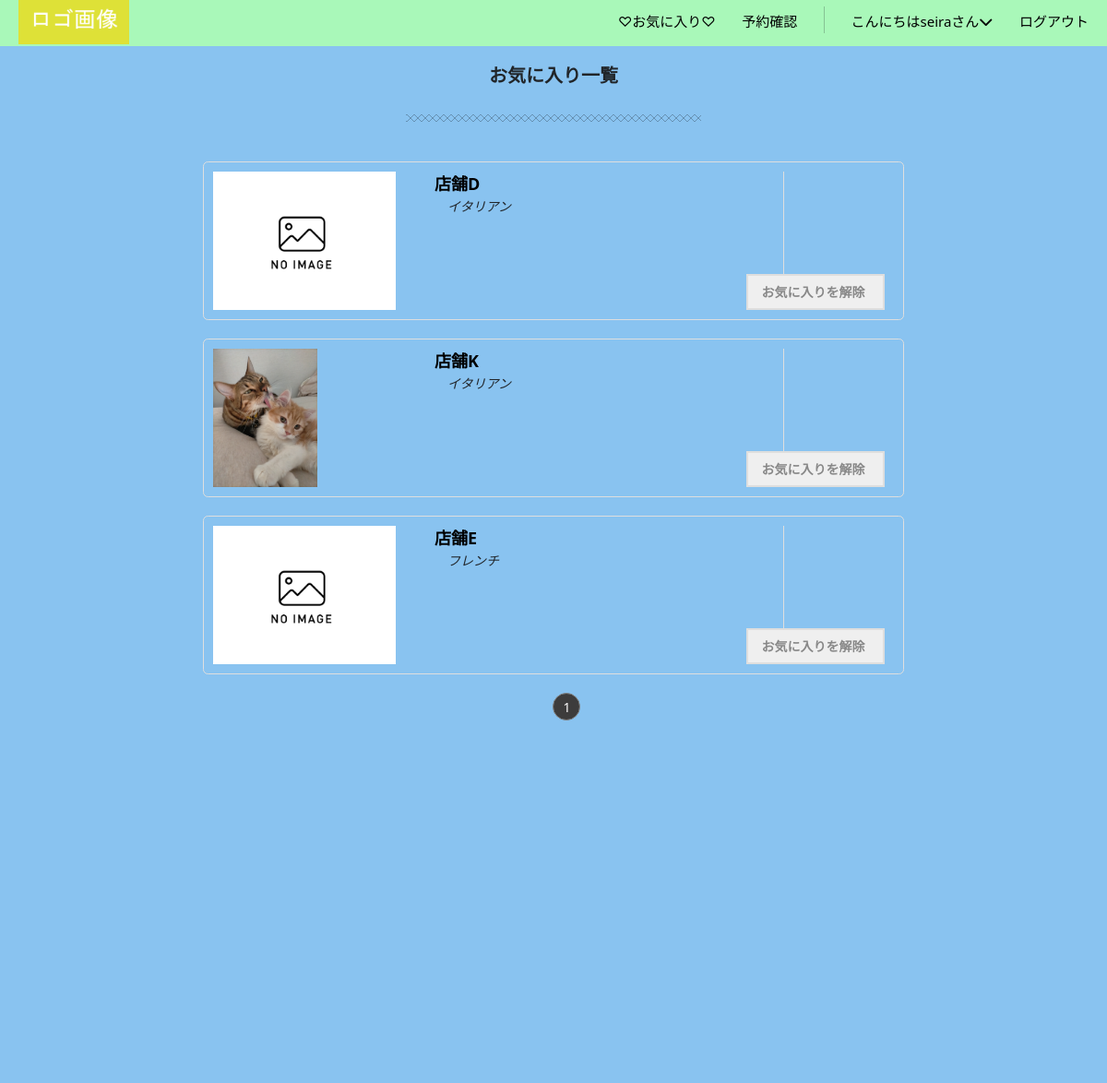
Before: /like-list/ (signed in, upper part) with the older database file.
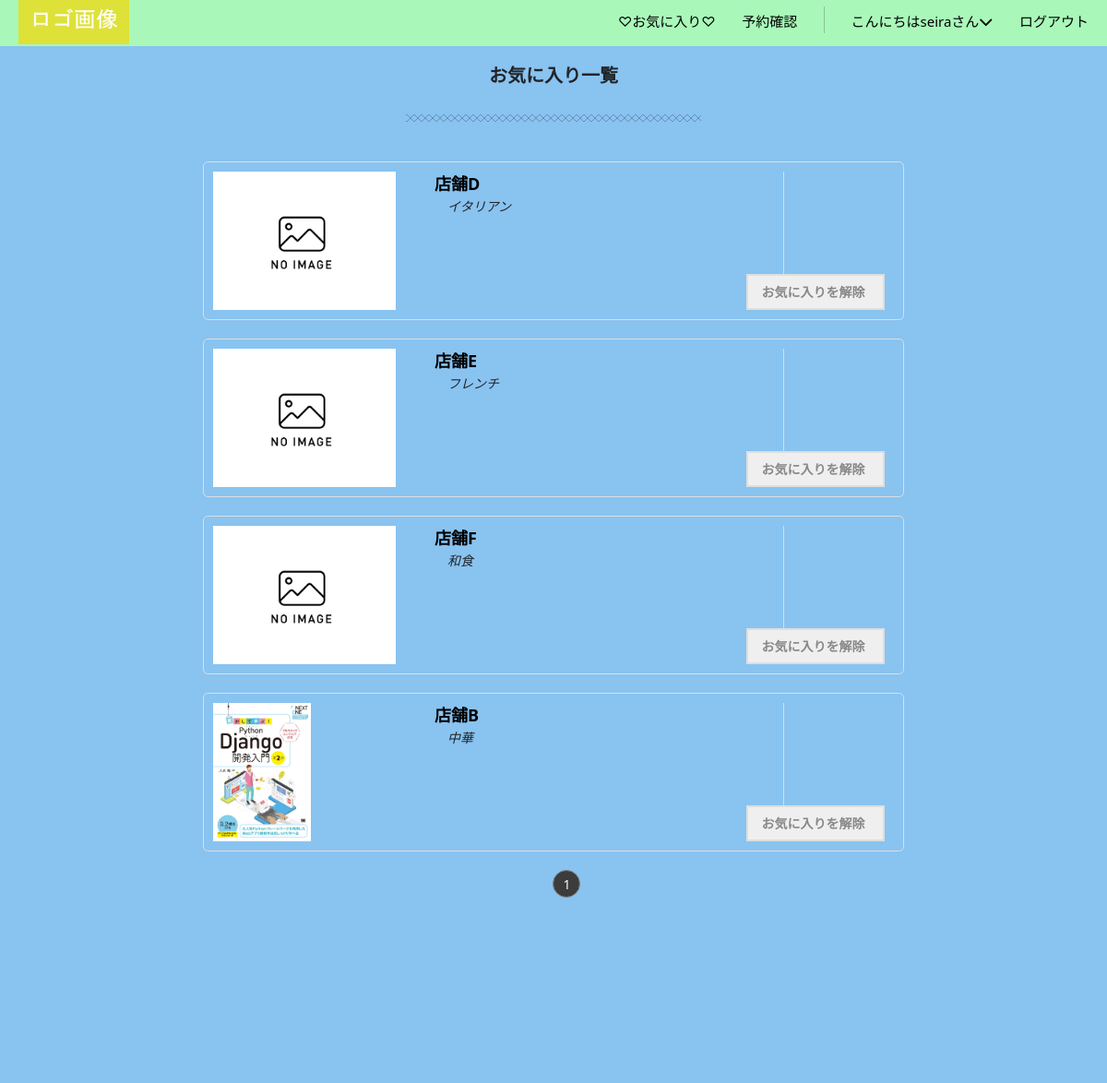
After: the same page with the newer database file.
### accounts/models.py (models this page shows)
class CustomUser(AbstractUser):
    email =models.EmailField(verbose_name='メールアドレス', unique=True, blank=False, null=False, default='') #unique:そのフィールドに保存される値がデータベース内で一意である必要がある(重複を許さない)
    full_name = models.CharField(verbose_name='名前', max_length=30, blank=False, null=False, default='')
    furigana = models.CharField(validators=[katakana_regex], verbose_name='フリガナ*スペースなし', max_length=30, blank=False, null=False, default='')
    handle = models.CharField(verbose_name='ニックネーム',max_length=50,default='',blank=False, null=False)
    postal_code = models.CharField(validators=[postal_code_regex], max_length=7, verbose_name='郵便番号*ハイフンなし', blank=False, null=False, default='')
    address = models.CharField(verbose_name='住所',max_length=50,blank=False, null=False, default='')
    phone_number = models.CharField(verbose_name='電話番号（例: 090-1234-5678）', max_length=20, validators=[phone_number_regex],blank=False, null=False, default='')
    class Meta:
        verbose_name_plural = 'CustomUser'

### gourmet/models.py (models this page shows, shortened)
class Like(models.Model):
    user = models.ForeignKey(CustomUser, verbose_name='ユーザー',on_delete=models.PROTECT)
    fav = models.ForeignKey(StoreInfo, verbose_name='お気に入り店舗', on_delete=models.CASCADE) #StoreInfoクラスの各インスタンスを識別するための変数
    create_at = models.DateTimeField(auto_now_add=True)
    class Meta:
        constraints = [
            UniqueConstraint(fields=['user','fav'], name='unique_user_fav')
        ]

class StoreInfo(models.Model):
    user = models.ForeignKey(CustomUser, verbose_name='ユーザー',on_delete=models.PROTECT)
    store_name = models.CharField(verbose_name='店舗名',max_length=40)
    category = models.ForeignKey(Category,verbose_name='ジャンル', on_delete=models.PROTECT)
    store_detail = models.TextField(verbose_name='店舗詳細',blank=True, null=True)
    photo1 = models.ImageField(verbose_name='写真1',blank=True,default='noImage.png')
    photo2 = models.ImageField(verbose_name='写真2',blank=True,default='noImage.png')
    photo3 = models.ImageField(verbose_name='写真3',blank=True,default='noImage.png')
    create_at = models.DateTimeField(verbose_name='作成日時',auto_now_add=True)
    updated_at = models.DateTimeField(verbose_name='更新日時',auto_now=True)
    class Meta:
        verbose_name_plural = 'StoreInfo'

class Category(models.Model):
    category_choices = [
        ('1', '和食'),
        ('2', '中華'),
        ('3', 'イタリアン'),
        ('4', 'フレンチ'),
        ('5','寿司'),
        ('6','焼肉'),
        ('7','韓国料理'),
    ]
    category = models.CharField(verbose_name='ジャンル', choices=category_choices, max_length=50)
    def __str__(self):
        return dict(self.category_choices)[self.category]

### gourmet/views.py (the view)
# urls.py: path('like-list/',views.LikeListView.as_view(),name='like_list'),
class LikeListView(LoginRequiredMixin,generic.ListView):
    model = Like
    template_name = 'like_list.html'
    paginate_by = 5
    def get_queryset(self):
        return Like.objects.filter(user=self.request.user)

### gourmet/templates/like_list.html (shortened to what this page needs)
{% extends 'base.html' %}
{% load static %}
{% block contents %}
<div class="a_detail">
    <div class="store-h1">
        <h1>お気に入り一覧</h1>
    </div>
    <hr class="hr1 mb-5">
        {% for object in object_list %}
        <div class="fav-list">
        <a href="{% url 'gourmet:detail' object.fav.id  %}"><img src="{{ object.fav.photo1.url}}" class="img-thumbnail0" style="max-width: 100%; max-height: 150px;" alt="..."></a></td>
            <div class="fav-text col-md-6">
                <a href="{% url 'gourmet:detail' object.fav.id  %}"><strong style="font-size: 18px; color: black;">{{object.fav.store_name}}</strong></a>
                <br>
                <p style="text-indent: 1em; font-style: italic;">{{object.fav.category}}</p>
            </div>
            <div class="fabtn-container">
                <form class="list-form" method="post" action="{% url 'gourmet:toggle-fav' store_id=object.fav.id %}">
                    <button type="submit" class="list-btn btn-design">
                        お気に入りを解除
                    </button>
                  </form>
            </div>
        </div>
        {% empty %}
        <p class="mt-5">お気に入りはありません。</p>
        {% endfor %}
        <ul class="Pagination">
            {% for num in page_obj.paginator.page_range %}
            <li class="Pagination-Item">
                <a class="Pagination-Item-Link {% if page_obj.number == num %}isActive{% endif %}" href="?page={{ num }}"><span>{{ num }}</span></a>
            </li>
            {% endfor %}
        </ul>
</div>
{% endblock %}

### gourmet/templates/base.html (shortened to what this page needs)
{% load static %}
<!DOCTYPE html>
<html lang="ja">
<head>
    <link rel="stylesheet" type="text/css" href="{% static 'css/mystyle.css' %}">
    <link href="https://cdn.jsdelivr.net/npm/bootstrap@5.3.0-alpha3/dist/css/bootstrap.min.css" rel="stylesheet">
    <link rel="stylesheet" type="text/css" href="https://unpkg.com/swiper@8/swiper.min.css">
    <link href="https://cdn.jsdelivr.net/npm/bootstrap-icons/font/bootstrap-icons.css" rel="stylesheet">
    <link rel="stylesheet" href="https://cdn.jsdelivr.net/npm/destyle.css@3.0.2/destyle.min.css">
</head>
<body>
    <div>
        <header class="header">
            <div class="header__inner">
              <h1 class="header__title header-title">
                <a href="{% url 'gourmet:top'%}">
                  <img src="{% static 'images/logo.png' %}" alt="ロゴ画像">
                </a>
              </h1>
              <nav class="header__nav nav" id="js-nav">
                <ul class="nav__items nav-items">
                  {% if user.is_authenticated %}
                    <li class="nav-items__item"><a href="{% url 'gourmet:like_list'%}">♡お気に入り♡</a></li>
                    <li class="nav-items__item"><a href="{%url 'gourmet:reserve_list'%}">予約確認</a></li>
                    <li class="nav-items__item"><a href="{% url 'gourmet:profile' %}">こんにちは{{ user.username }}さん<i class="fa-solid fa-chevron-down"></i></a></li>
                    <li class="nav-items__item"><a href="{% url 'account_logout'%}">ログアウト</a></li>
                  {% else %}
                  <li class="nav-items__item"><a href="">♡お気に入り♡</a></li>
                  <div class="vr mt-2"></div>
                  <li class="nav-items__item"><a href="{% url 'account_login'%}">ログイン</a></li>
                  <li class="nav-items__item"><a href="{% url 'account_signup'%}">会員登録</a></li>
                  {% endif %}
                  </ul>
              </nav>
            </div>
      </header>
        <main>
          <div class="main">
            {% block contents %}{% endblock %}
          </div>
        </main>
      </div>
</body>
</html>

Changed rows visible on the page:
removed Like: fav.photo1 (picture), fav.store_name "店舗K", fav.category "イタリアン"
added Like: fav.photo1 (placeholder picture), fav.store_name "店舗F", fav.category "和食"
added Like: fav.photo1 (picture), fav.store_name "店舗B", fav.category "中華"
